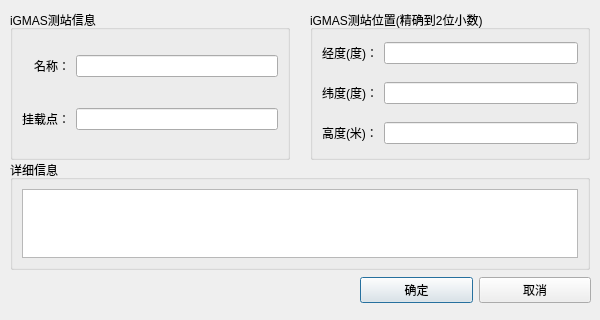
<?xml version="1.0" encoding="UTF-8"?>
<ui version="4.0">
 <class>iGMASStationEditDialog</class>
 <widget class="QDialog" name="iGMASStationEditDialog">
  <property name="geometry">
   <rect>
    <x>0</x>
    <y>0</y>
    <width>600</width>
    <height>320</height>
   </rect>
  </property>
  <property name="windowTitle">
   <string>Dialog</string>
  </property>
  <widget class="QWidget" name="horizontalLayoutWidget">
   <property name="geometry">
    <rect>
     <x>360</x>
     <y>270</y>
     <width>231</width>
     <height>41</height>
    </rect>
   </property>
   <layout class="QHBoxLayout" name="horizontalLayout">
    <property name="spacing">
     <number>6</number>
    </property>
    <item>
     <widget class="QPushButton" name="confirmButton">
      <property name="sizePolicy">
       <sizepolicy hsizetype="Minimum" vsizetype="Fixed">
        <horstretch>0</horstretch>
        <verstretch>0</verstretch>
       </sizepolicy>
      </property>
      <property name="text">
       <string>确定</string>
      </property>
     </widget>
    </item>
    <item>
     <widget class="QPushButton" name="cancelButton">
      <property name="text">
       <string>取消</string>
      </property>
     </widget>
    </item>
   </layout>
  </widget>
  <widget class="QGroupBox" name="verticalGroupBox">
   <property name="geometry">
    <rect>
     <x>10</x>
     <y>160</y>
     <width>580</width>
     <height>110</height>
    </rect>
   </property>
   <property name="title">
    <string>详细信息</string>
   </property>
   <layout class="QVBoxLayout" name="verticalLayout_3">
    <item>
     <widget class="QTextEdit" name="detailEdit">
      <property name="enabled">
       <bool>true</bool>
      </property>
      <property name="readOnly">
       <bool>false</bool>
      </property>
     </widget>
    </item>
   </layout>
  </widget>
  <widget class="QGroupBox" name="groupBox">
   <property name="geometry">
    <rect>
     <x>310</x>
     <y>10</y>
     <width>280</width>
     <height>150</height>
    </rect>
   </property>
   <property name="title">
    <string>iGMAS测站位置(精确到2位小数)</string>
   </property>
   <layout class="QGridLayout" name="gridLayout">
    <property name="topMargin">
     <number>0</number>
    </property>
    <property name="bottomMargin">
     <number>0</number>
    </property>
    <item row="0" column="0">
     <widget class="QLabel" name="label_4">
      <property name="text">
       <string>经度(度)：</string>
      </property>
      <property name="alignment">
       <set>Qt::AlignRight|Qt::AlignTrailing|Qt::AlignVCenter</set>
      </property>
     </widget>
    </item>
    <item row="0" column="1">
     <widget class="QLineEdit" name="longitudeEdit"/>
    </item>
    <item row="1" column="0">
     <widget class="QLabel" name="label_5">
      <property name="text">
       <string>纬度(度)：</string>
      </property>
      <property name="alignment">
       <set>Qt::AlignRight|Qt::AlignTrailing|Qt::AlignVCenter</set>
      </property>
     </widget>
    </item>
    <item row="1" column="1">
     <widget class="QLineEdit" name="latitudeEdit"/>
    </item>
    <item row="2" column="0">
     <widget class="QLabel" name="label_6">
      <property name="text">
       <string>高度(米)：</string>
      </property>
     </widget>
    </item>
    <item row="2" column="1">
     <widget class="QLineEdit" name="heightEdit"/>
    </item>
   </layout>
  </widget>
  <widget class="QGroupBox" name="infoContainer">
   <property name="geometry">
    <rect>
     <x>10</x>
     <y>10</y>
     <width>280</width>
     <height>150</height>
    </rect>
   </property>
   <property name="title">
    <string>iGMAS测站信息</string>
   </property>
   <layout class="QGridLayout" name="gridLayout_2">
    <property name="topMargin">
     <number>0</number>
    </property>
    <property name="bottomMargin">
     <number>0</number>
    </property>
    <item row="0" column="0">
     <widget class="QLabel" name="label_3">
      <property name="text">
       <string>名称：</string>
      </property>
      <property name="alignment">
       <set>Qt::AlignRight|Qt::AlignTrailing|Qt::AlignVCenter</set>
      </property>
     </widget>
    </item>
    <item row="1" column="0">
     <widget class="QLabel" name="label">
      <property name="text">
       <string>挂载点：</string>
      </property>
      <property name="alignment">
       <set>Qt::AlignRight|Qt::AlignTrailing|Qt::AlignVCenter</set>
      </property>
     </widget>
    </item>
    <item row="1" column="1">
     <widget class="QLineEdit" name="mountPointEdit"/>
    </item>
    <item row="0" column="1">
     <widget class="QLineEdit" name="stationNameEdit"/>
    </item>
   </layout>
  </widget>
 </widget>
 <tabstops>
  <tabstop>stationNameEdit</tabstop>
  <tabstop>mountPointEdit</tabstop>
  <tabstop>longitudeEdit</tabstop>
  <tabstop>latitudeEdit</tabstop>
  <tabstop>heightEdit</tabstop>
  <tabstop>detailEdit</tabstop>
  <tabstop>confirmButton</tabstop>
  <tabstop>cancelButton</tabstop>
 </tabstops>
 <resources/>
 <connections/>
</ui>
